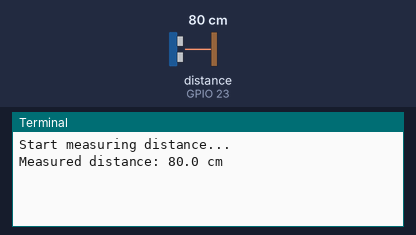
Simulated run of this program. Board: Raspberry Pi (BCM pin numbers). On the bench: the last lines printed to the terminal. The test bench sets the inputs (shaded band); at power-on: distance to the obstacle (sensor on GPIO 23) 80 cm. The echo pulse lasts 58.3 µs per cm; the clock reads 2024-03-15 10:24:30 at power-on unless the program sets it.

Above: at 1.2 s.
1.3 s: distance to the obstacle (sensor on GPIO 23) set to 2 cm
At 2.6 s:
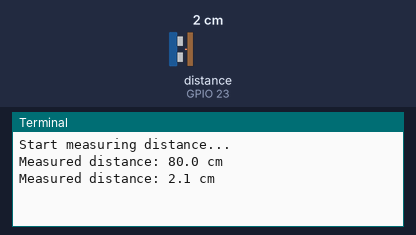
4.0 s: distance to the obstacle (sensor on GPIO 23) set to 4 cm
At 5.4 s:
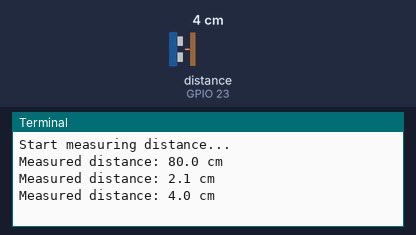
Timing chart, 0 to 7.0 s (numbered marks = the images above; inputs shaded):
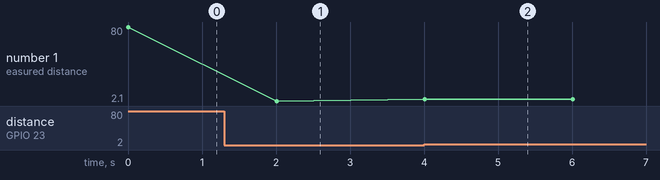

The program:

hc-sr04_example.py
```python
from gpiozero import InputDevice, OutputDevice
import time


# Constants of GPIO-Pins
GPIO_TRIGGER = 24
GPIO_ECHO = 23

# Get instances of GPIO-Pins
trigger_pin = OutputDevice(GPIO_TRIGGER)
echo_pin = InputDevice(GPIO_ECHO)


def get_distance():
    # normalize trigger signal
    trigger_pin.value = 0
    time.sleep(0.000001)

    # set trigger pin to HIGH
    trigger_pin.value = 1

    # trigger signal stays low for 10 micro seconds
    time.sleep(0.00001)

    # set trigger pin to LOW
    trigger_pin.value = 0

    # wait for echo signal goes high
    while echo_pin.value == 0:
        pass
    start_time = time.time()

    # wait for echo signal goes low
    while echo_pin.value == 1:
        pass
    stop_time = time.time()

    # calculate the elapsed time between the rising and falling edges of the echo signal
    time_elapsed = stop_time - start_time
    # calculate the distance by multiplying it by the speed of sound (343m/s)
    # devide by 2 to get only one way
    distance = (time_elapsed * 34300) / 2

    return distance


if __name__ == '__main__':
    try:
        print("Start measuring distance...")
        while True:
            distance = get_distance()
            print(f"Measured distance: {distance:.1f} cm")
            time.sleep(2)

        # Cancel program by pressing CTRL+C
    except KeyboardInterrupt:
        print("END")
```

Measured:
- after the input at 1.3 s, the terminal: prints a new line after 0.71 s (image 1)
- after the input at 4.0 s, the terminal: prints a new line at once (image 2)
- plotted number 1: 80 → 2.1 after the input at 1.3 s, 2.1 → 4 after the input at 4.0 s
